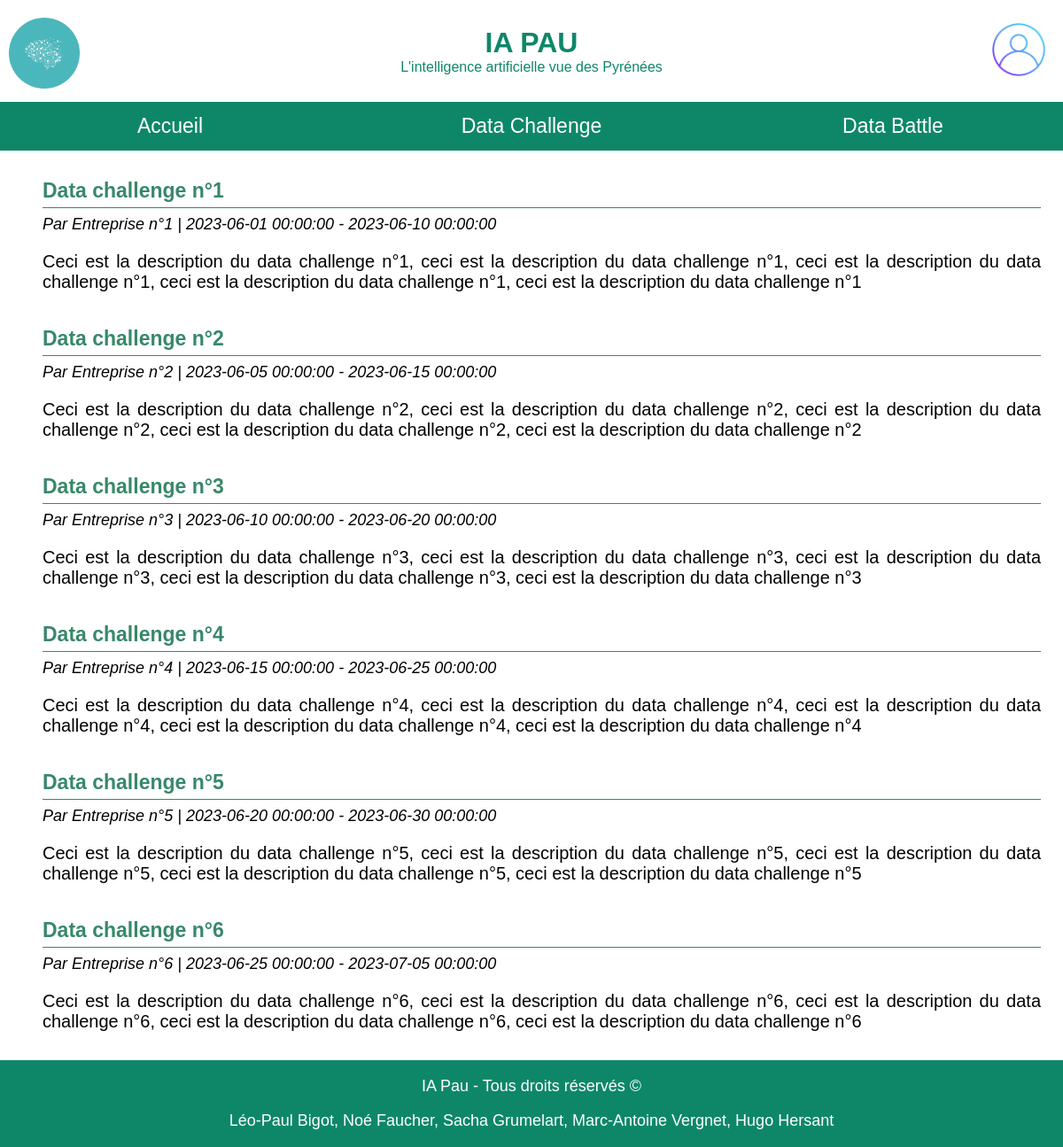
/php/dataEvent/liste-data-events.php?typeDataEvent=challenge, run on an earlier commit of the app's database.
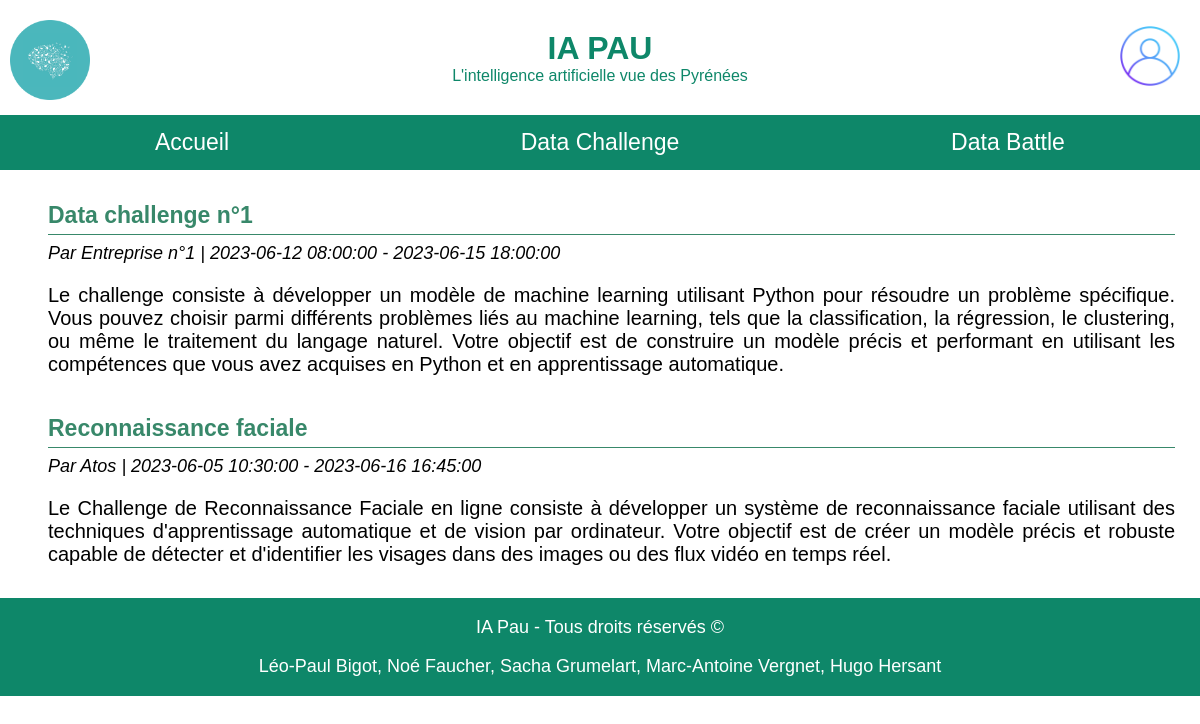
And on a later commit of the database.
### tables this page shows
create table DataEvent (
    idDataEvent INTEGER primary key unique not null auto_increment, 
    typeDataEvent ENUM('DataChallenge','DataBattle'),
    dateDebut DATETIME,
    dateFin DATETIME,
    dateCreation DATETIME,
    descript TEXT,
    entreprise VARCHAR(100),
    titre VARCHAR(100),
    donnees TEXT,
    consignes TEXT,
    conseils TEXT,
    idGestionnaire INTEGER,
    foreign key fk_Gestionnaire(idGestionnaire) references Utilisateur(idUtilisateur) on delete cascade
);

### php/bdd.php (called while the page is built, shortened)
<?php
function getAllFromRequest($mysqlClient,$request) {
    try {
        $statement = $mysqlClient->prepare($request);
        $statement->execute();
        $tableau = $statement->fetchAll();
        return $tableau;
    }
    catch(Exception $e) {
        die('Erreur : ' . $e->getMessage());
    }
}
?>

### php/dataEvent/liste-data-events.php (the view, shortened to what this page needs)
<?php
    include("../bdd.php");
?>
<!DOCTYPE HTML>
<html>
    <head>
        <link rel="stylesheet" type="text/css" href="/css/general-data-event.css" />
        <link rel="stylesheet" type="text/css" href="/css/header.css" />
        <link rel="stylesheet" type="text/css" href="/css/liste-data-events.css" />
    </head>
    <body>
        <?php
            include("../header.php");
            $conn = connexion($serveur, $bdd, $user, $pass);
            $requeteDataEvents = "SELECT * FROM DataEvent";
            $resultatDataEvents = getAllFromRequest($conn, $requeteDataEvents);
        ?>
        <main>
            <?php
                $conn = connexion($serveur, $bdd, $user, $pass);
                if ($_GET["typeDataEvent"] == "challenge") {
                    $requete = "SELECT * FROM DataEvent WHERE typeDataEvent='DataChallenge';";
                    $resultat = getAllFromRequest($conn, $requete);
                }
                else if ($_GET["typeDataEvent"] == "battle") {
                    $requete = "SELECT * FROM DataEvent WHERE typeDataEvent='DataBattle';";
                    $resultat = getAllFromRequest($conn, $requete);
                }
                echo "
                <div id='liste-events'>";
                foreach ($resultat as $dataEvent) {
                    echo "
                    <div class='event'>
                        <a href='data-event.php?idDataEvent=".$dataEvent["idDataEvent"]."'>
                            <div class='titre-event'>
                                <span>".$dataEvent["titre"]."</span>
                            </div>
                            <p class='infos-entreprise-dates'>Par ".$dataEvent["entreprise"]." | ".$dataEvent["dateDebut"]." - ".$dataEvent["dateFin"]."</p>
                            <p>".$dataEvent["descript"]."</p>
                        </a>
                    </div>";
                }
                echo "
                </div>";
            ?>
        </main>
        <?php
            include("../footer.php");
        ?>
    </body>
</html>

### php/header.php (shortened to what this page needs)
<head>
</head>
<header>
    <div class="banniere">
        <a href="/index.php">
            <img src="/img/iapau_round.png" id="logo"/>
        </a>
        <div class="text"></a>
            <h1>IA PAU</h1>
            <p>L'intelligence artificielle vue des Pyrénées</p>
        </div>
        <div id="profilHeader">
            <a href=<?php if ($_SESSION["estConnecte"]) {echo("/php/profil/profil.php");} else { echo("/php/connexion/connexion.php");}?>> <img id="Client" src="/img/Client.png" alt="Client"/> </a>
        </div>
    </div>
    <div class="menu-banniere">
        <a href="/index.php">Accueil</a>
        <a href="/php/dataEvent/liste-data-events.php?typeDataEvent=challenge">Data Challenge</a>
        <a href="/php/dataEvent/liste-data-events.php?typeDataEvent=battle">Data Battle</a>
    </div>
</header>

### php/footer.php
<footer>
    <link rel="stylesheet" type="text/css" href="/css/footer.css" />
    <p>IA Pau - Tous droits réservés ©</p>
    <p>Léo-Paul Bigot, Noé Faucher, Sacha Grumelart, Marc-Antoine Vergnet, Hugo Hersant</p>
</footer>

### css/general-data-event.css (style rules this page uses)
a { text-decoration: none; }
body { margin: 0px; padding: 0px; }
main { font-family: "Montserrat", sans-serif; margin: 25px; }

### css/header.css (style rules this page uses)
body { margin: 0; font-family: "montserrat", sans-serif; }
.banniere { background-color: white; display: flex; align-items: center; justify-content: center; text-align: center; paddING: 20px; }
.banniere p { color: #0E8769; text-align: center; margin-top: 0; margin-bottom: 10px; }
.menu-banniere a { color: white; font-size: 23px; padding: 14px 5%; min-width: 34%; text-decoration: none; transition: 0.4s ease; box-sizing: border-box; }
.menu-banniere { background-color: #0E8769; display: flex; align-items: center; justify-content: center; text-align: center; overflow: hidden; }
.banniere h1 { color: #0E8769; font-family: "montserrat", sans-serif; text-align: center; display: inline-block; margin-top: 10px; margin-bottom: 0; }
#profilHeader { position: absolute; display: flex; right: 10px; align-items: center; }
#Client { top: 30px; height: 60px; padding: 10px; }
#logo { position: absolute; top: 20px; left: 10px; height: 80px; }

### css/liste-data-events.css (style rules this page uses)
#liste-events a { text-decoration: none; color: black; transition: 0.3s ease; }
#liste-events .event { border-left: 3px solid rgba(255, 255, 255, 0); transition: 0.3s ease; }
#liste-events .event { padding-top: 7px; padding-bottom: 7px; margin-top: 10px; margin-bottom: 25px; padding-left: 20px; font-size: 20px; text-align: justify; }
#liste-events .event .titre-event { font-weight: bold; font-size: 20px; border-bottom: 1px solid rgb(56, 136, 106); padding-bottom: 5px; color: rgb(56, 136, 106); font-size: 23px; }
#liste-events .event p { margin-bottom: 0px; }
#liste-events .event .infos-entreprise-dates { font-style: italic; font-size: 18px; margin-top: 8px; }

### css/footer.css (style rules this page uses)
footer { font-family: "montserrat", sans-serif; padding: 1px 0px; background-color: #0E8769; width: 100%; text-align: center; font-size: 18px; color: white; margin: 0px; }

What changed in the data, as far as the page shows it:
removed dataevent: titre "Data challenge n°2", entreprise "Entreprise n°2", dateDebut "2023-06-05 00:00:00", dateFin "2023-06-15 00:00:00", descript "Ceci est la description du data challenge n°2, ceci est la description du data challenge n°2, ceci est la description du data challenge n°2, ceci est la description du data challenge n°2, ceci est la description du data challenge n°2"
no longer on this page (row edited): dataevent: titre "Data challenge n°3", entreprise "Entreprise n°3", dateDebut "2023-06-10 00:00:00", dateFin "2023-06-20 00:00:00", descript "Ceci est la description du data challenge n°3, ceci est la description du data challenge n°3, ceci est la description du data challenge n°3, ceci est la description du data challenge n°3, ceci est la description du data challenge n°3"
no longer on this page (row edited): dataevent: titre "Data challenge n°4", entreprise "Entreprise n°4", dateDebut "2023-06-15 00:00:00", dateFin "2023-06-25 00:00:00", descript "Ceci est la description du data challenge n°4, ceci est la description du data challenge n°4, ceci est la description du data challenge n°4, ceci est la description du data challenge n°4, ceci est la description du data challenge n°4"
removed dataevent: titre "Data challenge n°5", entreprise "Entreprise n°5", dateDebut "2023-06-20 00:00:00", dateFin "2023-06-30 00:00:00", descript "Ceci est la description du data challenge n°5, ceci est la description du data challenge n°5, ceci est la description du data challenge n°5, ceci est la description du data challenge n°5, ceci est la description du data challenge n°5"
removed dataevent: titre "Data challenge n°6", entreprise "Entreprise n°6", dateDebut "2023-06-25 00:00:00", dateFin "2023-07-05 00:00:00", descript "Ceci est la description du data challenge n°6, ceci est la description du data challenge n°6, ceci est la description du data challenge n°6, ceci est la description du data challenge n°6, ceci est la description du data challenge n°6"
changed dataevent "Data challenge n°1": dateDebut "2023-06-01 00:00:00" → "2023-06-12 08:00:00"; dateFin "2023-06-10 00:00:00" → "2023-06-15 18:00:00"; descript "Ceci est la description du data challenge n°1, ceci est la description du data challenge n°1, ceci est la description du data challenge n°1, ceci est la description du data challenge n°1, ceci est la description du data challenge n°1" → "Le challenge consiste à développer un modèle de machine learning utilisant Python pour résoudre un problème spécifique. Vous pouvez choisir parmi différents problèmes liés au machine learning, tels que la classification, la régression, le clustering, ou même le traitement du langage naturel. Votre objectif est de construire un modèle précis et performant en utilisant les compétences que vous avez acquises en Python et en apprentissage automatique."
added dataevent: titre "Reconnaissance faciale", entreprise "Atos", dateDebut "2023-06-05 10:30:00", dateFin "2023-06-16 16:45:00", descript "Le Challenge de Reconnaissance Faciale en ligne consiste à développer un système de reconnaissance faciale utilisant des techniques d'apprentissage automatique et de vision par ordinateur. Votre objectif est de créer un modèle précis et robuste capable de détecter et d'identifier les visages dans des images ou des flux vidéo en temps réel."
